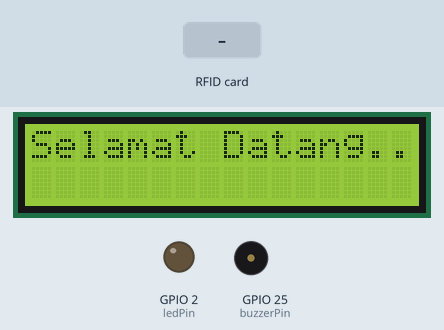
Bench run of a sketch on a simulated ESP32. Parts: 16×2 character LCD, output pins drawn as LEDs (lit = HIGH), buzzer (waves = sounding, pin HIGH). The test bench sets the inputs (shaded band). WiFi joins after 1.5 s; servers stay silent unless stated; uploads are accepted with an empty reply; what the sketch prints to the serial monitor is not drawn.

Above: at 3.2 s.
At 5.3 s:
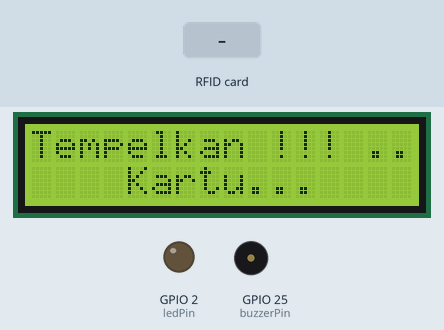
5.4 s: RFID card 5E 7A 19 C4 held to the reader
At 8.2 s:
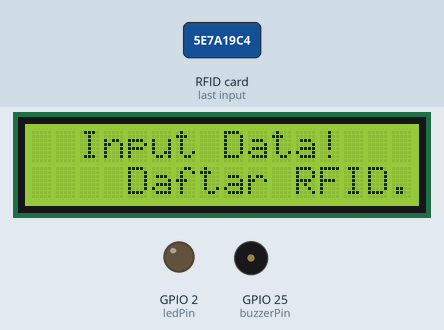
8.4 s: RFID card 5E 7A 19 C4 held to the reader
At 15.4 s:
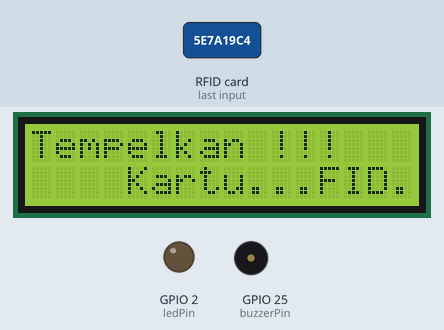
Timing chart, 0 to 16.9 s (numbered marks = the images above; inputs shaded):
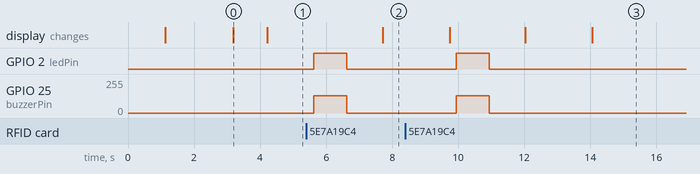

The sketch:

RegisterIDcard.ino
```cpp
#include <Wire.h>
#include <LiquidCrystal_I2C.h>
#include <WiFi.h>
#include <HTTPClient.h>
#include <SPI.h>
#include <MFRC522.h>  // Library untuk modul RFID MFRC522


const char* ssid = "Pasti Dadi";
const char* password = "bejo0808";
const char* serverAddress = "http://192.168.80.154/pelajar/rfid/saverfid.php";  // Ganti dengan URL skrip PHP Anda
// const char* serverAddress = "http://192.168.80.154/pelajar/rfid/saverfid.php";  // Ganti dengan URL skrip PHP Anda

#define buzzerPin 25  // Pin tempat buzzer terhubung
#define ledPin 2
#define SS_PIN 14
#define RST_PIN 27
#define SDA_PIN 21  // Pin SDA
#define SCL_PIN 22  // Pin SCL
// Pin untuk mengendalikan buzzer
MFRC522 mfrc522(SS_PIN, RST_PIN);  // Sesuaikan dengan pin yang Anda gunakan
LiquidCrystal_I2C lcd(0x27, 16, 2);

void setup() {
  Serial.begin(115200);
  lcd.init();
  lcd.backlight();

  pinMode(ledPin, OUTPUT);
  digitalWrite(ledPin, LOW);  // Matikan LED saat awalnya
  SPI.begin();
  mfrc522.PCD_Init();

  WiFi.begin(ssid, password);
  while (WiFi.status() != WL_CONNECTED) {
    delay(1000);
    Serial.println("Connecting to WiFi...");
    lcd.setCursor(0, 0);
    lcd.print("Connecting to WiFi!");
  }
  Serial.println("Connected to WiFi");
  lcd.print("Connected to WiFi!");
  delay(1000);
  lcd.clear();
  lcd.setCursor(0, 0);
  lcd.print("Selamat Datang...");
  delay(1000);
}

void loop() {
  lcd.setCursor(0, 0);
  lcd.print("Tempelkan !!! ");
  lcd.setCursor(0, 1);
  lcd.print("    Kartu...");
  if (!mfrc522.PICC_IsNewCardPresent() || !mfrc522.PICC_ReadCardSerial()) {
    delay(100);
    return;
  }

  String rfidData = "";
  for (byte i = 0; i < mfrc522.uid.size; i++) {
    rfidData += String(mfrc522.uid.uidByte[i], HEX);
  }

  if (sendDataToServer(rfidData)) {

    Serial.println("Data sent successfully.");
    lcd.begin(16, 2);  // Inisialisasi LCD
    lcd.print("  Input Data!");
    lcd.setCursor(0, 1);
    lcd.print("    Daftar RFID...");
    delay(1000);
  } else {

    Serial.println("Failed to send data.");
  }

  mfrc522.PICC_HaltA();
  mfrc522.PCD_StopCrypto1();
  delay(1000);
}

bool sendDataToServer(String rfidData) {
  HTTPClient http;
  http.begin(serverAddress);
  http.addHeader("Content-Type", "application/x-www-form-urlencoded");

  String postData = "rfid=" + rfidData;

  int httpResponseCode = http.POST(postData);
  String responsePayload = http.getString();  // Ambil respons dari server
  http.end();

  Serial.println("Server response: " + responsePayload);


  if (httpResponseCode == 200) {
    analogWrite(buzzerPin, 128);
    digitalWrite(ledPin, HIGH);  // Hidupkan LED
    delay(1000);                 // Bunyikan buzzer selama 500ms detik
    analogWrite(buzzerPin, 0);
    digitalWrite(ledPin, LOW);  // Matikan LED
    delay(1000);                // Tahan selama 500ms (setengah detik)
    lcd.clear();
    return true;
  } else {
    return false;
  }
}
```

Measured:
- after the input at 5.4 s, GPIO 2 (ledPin): LOW → HIGH after 0.22 s, → LOW 1.0 s later; GPIO 25 (buzzerPin): 0/255 → 128/255 after 0.22 s, → 0/255 1.0 s later; the display: changes after 2.3 s (image 2)
- after the input at 8.4 s, GPIO 2 (ledPin): LOW → HIGH after 1.5 s, → LOW 1.0 s later; GPIO 25 (buzzerPin): 0/255 → 128/255 after 1.5 s, → 0/255 1.0 s later
- what the display in image 0 shows lasts 1.0 s, from 3.2 s to 4.2 s
